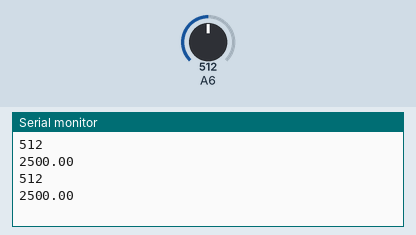
Recording of a sketch running on a simulated Arduino Nano, built with avr-gcc and run on an emulated ATmega328P. Shown: the last lines printed to the serial monitor. Inputs (shaded band) come from the test bench; at power-on: A6 = 512.

Above: at 1.8 s.
1.9 s: A6 set to 716
At 2.8 s:
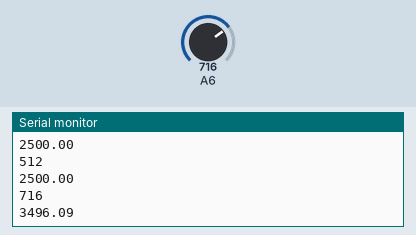
3.4 s: A6 set to 900
At 4.8 s:
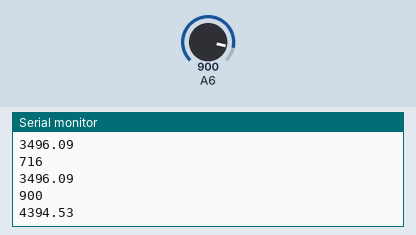
Timing chart, 0 to 6.4 s (numbered marks = the images above; inputs shaded):
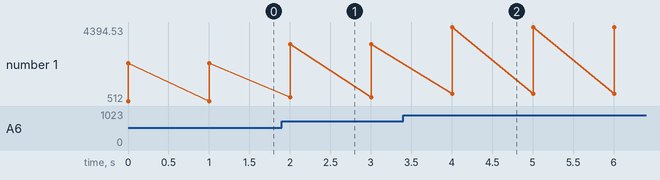

Measured:
- after the input at 1.9 s, the serial monitor: prints a new line after 0.10 s (image 1)
- after the input at 3.4 s, the serial monitor: prints a new line after 0.60 s (image 2)
- plotted number 1: 2500 → 3496.09 after the input at 1.9 s, 3496.09 → 4394.53 after the input at 3.4 s

The sketch:

BPW34_SIMPLE.ino
```cpp
void setup() {
  // Begin serial communication at a baud rate of 9600:
  Serial.begin(9600);
}
void loop() {
  // Get a reading from the photodiode
  int reading = analogRead(A6);
  // Convert the reading into voltage:
  float voltage = reading * (5000 / 1024.0);

  // Print reading in the Serial Monitor
  Serial.println(reading);
  Serial.println(voltage);

  delay(1000); // wait one second between readings
}
```
